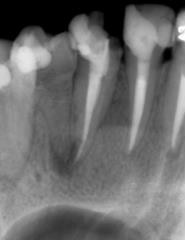
%> input picture Exercicios/trabalhopdi/teste.jpg, 185 x 240 px
$ octave trabalhopdi.m   (GNU Octave 9; MATLAB toolbox functions it lacks are replaced by stand-ins)
%> lines starting %> are read from the running program, lines starting %| are printed output that depends on the picture; in (x1, y1, x2, y2) boxes, pixels count from 0 and x2, y2 are one past the last pixel; in counts of white or black regions, pixels touching at a corner belong together; the program's own positions count from 1
### Exercicios/Pratica 7 - Segmentação de imagens - baseada na região e watersheds morfológicas/regiongrowing.m
function J=regiongrowing(I,x,y,reg_maxdist)
% This function performs "region growing" in an image from a specified
% seedpoint (x,y)
%
% J = regiongrowing(I,x,y,t)
%
% I : input image
% J : logical output image of region
% x,y : the position of the seedpoint (if not given uses function getpts)
% t : maximum intensity distance (defaults to 0.2)
%
% The region is iteratively grown by comparing all unallocated neighbouring pixels to the region.
% The difference between a pixel's intensity value and the region's mean,
% is used as a measure of similarity. The pixel with the smallest difference
% measured this way is allocated to the respective region.
% This process stops when the intensity difference between region mean and
% new pixel become larger than a certain treshold (t)
%
% Example:
%
% I = im2double(imread('medtest.png'));
% x=198; y=359;
% J = regiongrowing(I,x,y,0.2);
% figure, imshow(I+J);
%
% Author: D. Kroon, University of Twente
if(exist('reg_maxdist','var')==0), reg_maxdist=0.2; end
if(exist('y','var')==0), figure, imshow(I,[]); [y,x]=getpts; y=round(y(1)); x=round(x(1)); end
J = zeros(size(I)); % Output
Isizes = size(I); % Dimensions of input image
reg_mean = I(x,y); % The mean of the segmented region
reg_size = 1; % Number of pixels in region
% Free memory to store neighbours of the (segmented) region
neg_free = 10000; neg_pos=0;
neg_list = zeros(neg_free,3);
pixdist=0; % Distance of the region newest pixel to the regio mean
% Neighbor locations (footprint)
neigb=[-1 0; 1 0; 0 -1;0 1];
% Start regiogrowing until distance between regio and posible new pixels become
% higher than a certain treshold
while(pixdist<reg_maxdist&&reg_size<numel(I))
    % Add new neighbors pixels
    for j=1:4,
        % Calculate the neighbour coordinate
        xn = x +neigb(j,1); yn = y +neigb(j,2);

        % Check if neighbour is inside or outside the image
        ins=(xn>=1)&&(yn>=1)&&(xn<=Isizes(1))&&(yn<=Isizes(2));

        % Add neighbor if inside and not already part of the segmented area
        if(ins&&(J(xn,yn)==0))
                neg_pos = neg_pos+1;
                neg_list(neg_pos,:) = [xn yn I(xn,yn)]; J(xn,yn)=1;
        end
    end
    % Add a new block of free memory
    if(neg_pos+10>neg_free), neg_free=neg_free+10000; neg_list((neg_pos+1):neg_free,:)=0; end

    % Add pixel with intensity nearest to the mean of the region, to the region
    dist = abs(neg_list(1:neg_pos,3)-reg_mean);
    [pixdist, index] = min(dist);
    J(x,y)=2; reg_size=reg_size+1;

    % Calculate the new mean of the region
    reg_mean= (reg_mean*reg_size + neg_list(index,3))/(reg_size+1);

    % Save the x and y coordinates of the pixel (for the neighbour add proccess)
    x = neg_list(index,1); y = neg_list(index,2);

    % Remove the pixel from the neighbour (check) list
    neg_list(index,:)=neg_list(neg_pos,:); neg_pos=neg_pos-1;
end
% Return the segmented area as logical matrix
J=J>1;
endfunction

### Exercicios/Pratica -Processamento Morfologico- niveis de cinza/trabalhopdi.m
% limpar
clear; clc; close all;
% carrega o pacote de imagens
pkg load image;

% carrega a imagem
image = imread('teste.jpg');
%> image is the input picture: size 240x185x3 uint8; min 0, max 255, mean 109.5
figure, imshow(image), title('Imagem Original');
figure, imhist(image), title('Histograma Original');
%> after `title('Histograma Original')`:
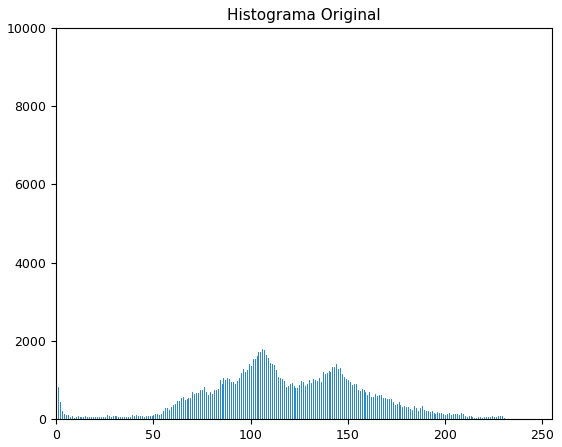
%> figure redrawn from the program's plot data; highest point at x = 0, y = 9399

T = 30;

imageT = false(size(image));
imageT(image>=T) = true;
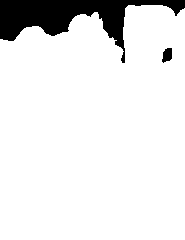
%> imageT: size 240x185x3 logical; 90.5% white; 2 black regions, box (x1, y1, x2, y2) and area: (0, 0, 185, 63) 4128, (162, 48, 172, 63) 112

figure, imshow(imageT), title('Complemento da Imagem limiarizada');

centroids = round(cat(1, regionprops(imageT, "Centroid").Centroid));
%> centroids = [95 131 2]

imageCent = false(size(image));
for i=1:size(centroids,1)
    imageCent(centroids(i,2),centroids(i,1)) = true;
end;
%> this loop made 1 pass

figure, imshow(imageCent), title('Imagem com os centroids');

dist = 0.1;
img = im2double(image);
segmentation = false(size(img));
for i=1:size(centroids,1)
J = regiongrowing(img,centroids(i,2),centroids(i,1),dist);
segmentation(J==true) = true;
end;
%> this loop made 1 pass
%> (Isizes in regiongrowing, neigb in regiongrowing) on pass 1: ([240 185 3], [-1 0; 1 0; 0 -1; 0 1])
%> pass 1, `J = regiongrowing(img,centroids(i,2),centroids(i,1),dist);`:
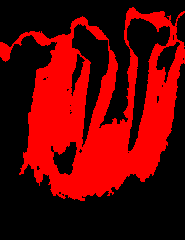
%> J: size 240x185x3 logical; mean R, G, B 0.373, 0, 0
figure, imshow(segmentation), title('Imagem Segmentada');
